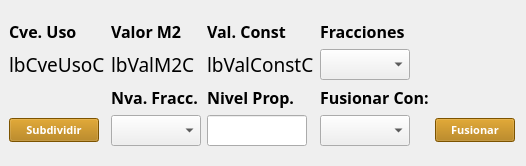
                   <widget class="QWidget" name="wFraccionP_2" native="true">
                    <layout class="QGridLayout" name="gridLayout_22">
                     <property name="leftMargin">
                      <number>9</number>
                     </property>
                     <property name="topMargin">
                      <number>20</number>
                     </property>
                     <property name="bottomMargin">
                      <number>20</number>
                     </property>
                     <item row="4" column="6">
                      <widget class="QLabel" name="label_84">
                       <property name="font">
                        <font>
                         <family>Century Gothic</family>
                         <pointsize>12</pointsize>
                         <weight>75</weight>
                         <bold>true</bold>
                        </font>
                       </property>
                       <property name="text">
                        <string>Fusionar Con:</string>
                       </property>
                      </widget>
                     </item>
                     <item row="0" column="0">
                      <widget class="QLabel" name="label_78">
                       <property name="font">
                        <font>
                         <family>Century Gothic</family>
                         <pointsize>12</pointsize>
                         <weight>75</weight>
                         <bold>true</bold>
                        </font>
                       </property>
                       <property name="text">
                        <string>Cve. Uso</string>
                       </property>
                      </widget>
                     </item>
                     <item row="5" column="0">
                      <widget class="QPushButton" name="btnSubdividirC">
                       <property name="maximumSize">
                        <size>
                         <width>90</width>
                         <height>16777215</height>
                        </size>
                       </property>
                       <property name="font">
                        <font>
                         <family>Century Gothic</family>
                         <pointsize>8</pointsize>
                         <weight>75</weight>
                         <bold>true</bold>
                        </font>
                       </property>
                       <property name="styleSheet">
                        <string notr="true">background : rgb(174, 116, 0);
color : rgb(255, 255, 255)</string>
                       </property>
                       <property name="text">
                        <string>Subdividir</string>
                       </property>
                      </widget>
                     </item>
                     <item row="1" column="1">
                      <widget class="QLabel" name="lbValM2C">
                       <property name="font">
                        <font>
                         <family>Century Gothic</family>
                         <pointsize>14</pointsize>
                         <weight>50</weight>
                         <bold>false</bold>
                        </font>
                       </property>
                       <property name="text">
                        <string>lbValM2C</string>
                       </property>
                      </widget>
                     </item>
                     <item row="0" column="6">
                      <widget class="QLabel" name="label_81">
                       <property name="font">
                        <font>
                         <family>Century Gothic</family>
                         <pointsize>12</pointsize>
                         <weight>75</weight>
                         <bold>true</bold>
                        </font>
                       </property>
                       <property name="text">
                        <string>Fracciones</string>
                       </property>
                      </widget>
                     </item>
                     <item row="5" column="2">
                      <widget class="QLineEdit" name="leNivPropC">
                       <property name="maximumSize">
                        <size>
                         <width>100</width>
                         <height>16777215</height>
                        </size>
                       </property>
                       <property name="font">
                        <font>
                         <family>Century Gothic</family>
                         <pointsize>12</pointsize>
                         <weight>50</weight>
                         <bold>false</bold>
                        </font>
                       </property>
                       <property name="maxLength">
                        <number>5</number>
                       </property>
                      </widget>
                     </item>
                     <item row="4" column="2">
                      <widget class="QLabel" name="label_83">
                       <property name="font">
                        <font>
                         <family>Century Gothic</family>
                         <pointsize>12</pointsize>
                         <weight>75</weight>
                         <bold>true</bold>
                        </font>
                       </property>
                       <property name="text">
                        <string>Nivel Prop.</string>
                       </property>
                      </widget>
                     </item>
                     <item row="5" column="6">
                      <widget class="QComboBox" name="cmbConC">
                       <property name="maximumSize">
                        <size>
                         <width>90</width>
                         <height>16777215</height>
                        </size>
                       </property>
                       <property name="font">
                        <font>
                         <pointsize>14</pointsize>
                         <weight>75</weight>
                         <bold>true</bold>
                        </font>
                       </property>
                       <property name="styleSheet">
                        <string notr="true">QComboBox QAbstractItemView::item { min-height: 25;}
QListView{color: black ; font-size: 16px; outline:none; font-weight:bold}QListView::item:selected { color: red; background-color: lightgray;}</string>
                       </property>
                      </widget>
                     </item>
                     <item row="5" column="1">
                      <widget class="QComboBox" name="cmbNvaFraccC">
                       <property name="maximumSize">
                        <size>
                         <width>90</width>
                         <height>16777215</height>
                        </size>
                       </property>
                       <property name="font">
                        <font>
                         <pointsize>14</pointsize>
                         <weight>75</weight>
                         <bold>true</bold>
                        </font>
                       </property>
                       <property name="styleSheet">
                        <string notr="true">QComboBox QAbstractItemView::item { min-height: 25;}
QListView{color: black ; font-size: 16px; outline:none; font-weight:bold}QListView::item:selected { color: red; background-color: lightgray;}</string>
                       </property>
                      </widget>
                     </item>
                     <item row="0" column="2">
                      <widget class="QLabel" name="label_80">
                       <property name="font">
                        <font>
                         <family>Century Gothic</family>
                         <pointsize>12</pointsize>
                         <weight>75</weight>
                         <bold>true</bold>
                        </font>
                       </property>
                       <property name="text">
                        <string>Val. Const</string>
                       </property>
                      </widget>
                     </item>
                     <item row="4" column="1">
                      <widget class="QLabel" name="label_82">
                       <property name="font">
                        <font>
                         <family>Century Gothic</family>
                         <pointsize>12</pointsize>
                         <weight>75</weight>
                         <bold>true</bold>
                        </font>
                       </property>
                       <property name="text">
                        <string>Nva. Fracc.</string>
                       </property>
                      </widget>
                     </item>
                     <item row="5" column="7">
                      <widget class="QPushButton" name="btnFusionarC">
                       <property name="maximumSize">
                        <size>
                         <width>90</width>
                         <height>16777215</height>
                        </size>
                       </property>
                       <property name="font">
                        <font>
                         <family>Century Gothic</family>
                         <pointsize>8</pointsize>
                         <weight>75</weight>
                         <bold>true</bold>
                        </font>
                       </property>
                       <property name="styleSheet">
                        <string notr="true">background : rgb(174, 116, 0);
color : rgb(255, 255, 255)</string>
                       </property>
                       <property name="text">
                        <string>Fusionar</string>
                       </property>
                      </widget>
                     </item>
                     <item row="0" column="1">
                      <widget class="QLabel" name="label_79">
                       <property name="font">
                        <font>
                         <family>Century Gothic</family>
                         <pointsize>12</pointsize>
                         <weight>75</weight>
                         <bold>true</bold>
                        </font>
                       </property>
                       <property name="text">
                        <string>Valor M2</string>
                       </property>
                      </widget>
                     </item>
                     <item row="1" column="6">
                      <widget class="QComboBox" name="cmbFraccionesC">
                       <property name="maximumSize">
                        <size>
                         <width>90</width>
                         <height>16777215</height>
                        </size>
                       </property>
                       <property name="font">
                        <font>
                         <pointsize>14</pointsize>
                         <weight>75</weight>
                         <bold>true</bold>
                        </font>
                       </property>
                       <property name="styleSheet">
                        <string notr="true">QComboBox QAbstractItemView::item { min-height: 25;}
QListView{color: black ; font-size: 16px; outline:none; font-weight:bold}QListView::item:selected { color: red; background-color: lightgray;}</string>
                       </property>
                      </widget>
                     </item>
                     <item row="1" column="2">
                      <widget class="QLabel" name="lbValConstC">
                       <property name="font">
                        <font>
                         <family>Century Gothic</family>
                         <pointsize>14</pointsize>
                         <weight>50</weight>
                         <bold>false</bold>
                        </font>
                       </property>
                       <property name="text">
                        <string>lbValConstC</string>
                       </property>
                      </widget>
                     </item>
                     <item row="1" column="0">
                      <widget class="QLabel" name="lbCveUsoC">
                       <property name="font">
                        <font>
                         <family>Century Gothic</family>
                         <pointsize>14</pointsize>
                         <weight>50</weight>
                         <bold>false</bold>
                        </font>
                       </property>
                       <property name="text">
                        <string>lbCveUsoC</string>
                       </property>
                      </widget>
                     </item>
                    </layout>
                   </widget>
